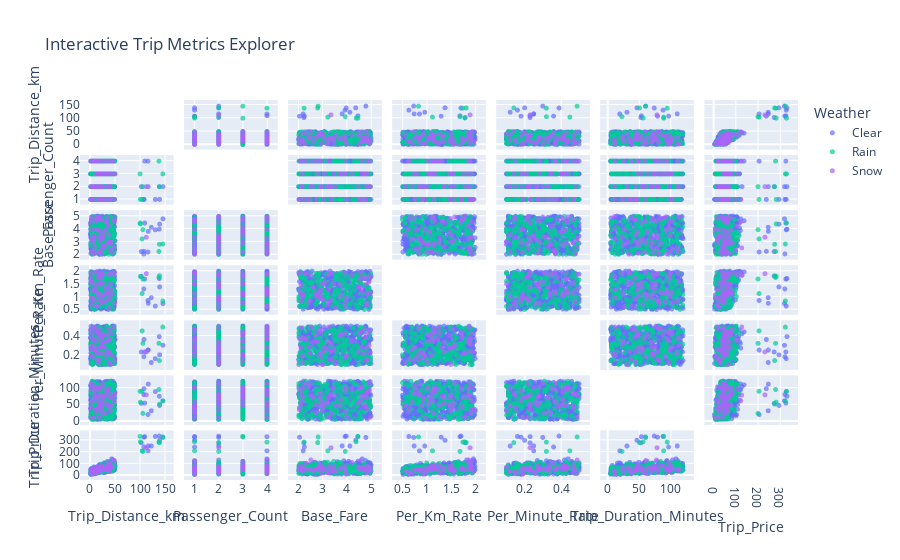

This figure's notebook cell:
### Code cell
import plotly.express as px

fig = px.scatter_matrix(
    df1,
    dimensions=num_cols,
    color='Weather',           # Color by weather condition
    title="Interactive Trip Metrics Explorer",
    hover_data=['Day_of_Week'] # Add extra info on hover
)
fig.update_traces(
    diagonal_visible=False,    # Hide diagonal plots
    marker={'size': 5, 'opacity': 0.7}
)
fig.show()
fig.write_html("interactive_pairplot.html")
#Explore outliers by hovering (e.g., high-price trips).
#Toggle categories (rain vs. sunny days).

### Figure 1 — Plotly figure (JSON) as saved in the notebook; plotly's stock layout.template omitted (floating-point values rounded to 4 significant figures; data arrays with more than 128 entries replaced by an {"elided": "..."} marker saying what was removed)
{"data": [{"customdata": {"elided": "667x1 str values"}, "diagonal": {"visible": false}, "dimensions": [{"axis": {"matches": true}, "label": "Trip_Distance_km", "values": {"elided": "667 float values"}}, {"axis": {"matches": true}, "label": "Passenger_Count", "values": {"elided": "667 int values"}}, {"axis": {"matches": true}, "label": "Base_Fare", "values": {"elided": "667 float values"}}, {"axis": {"matches": true}, "label": "Per_Km_Rate", "values": {"elided": "667 float values"}}, {"axis": {"matches": true}, "label": "Per_Minute_Rate", "values": {"elided": "667 float values"}}, {"axis": {"matches": true}, "label": "Trip_Duration_Minutes", "values": {"elided": "667 float values"}}, {"axis": {"matches": true}, "label": "Trip_Price", "values": {"elided": "667 float values"}}], "hovertemplate": "Weather=Clear<br>%{xaxis.title.text}=%{x}<br>%{yaxis.title.text}=%{y}<br>Day_of_Week=%{customdata[0]}<extra></extra>", "legendgroup": "Clear", "marker": {"color": "#636efa", "opacity": 0.7, "size": 5, "symbol": "circle"}, "name": "Clear", "showlegend": true, "type": "splom"}, {"customdata": {"elided": "227x1 str values"}, "diagonal": {"visible": false}, "dimensions": [{"axis": {"matches": true}, "label": "Trip_Distance_km", "values": {"elided": "227 float values"}}, {"axis": {"matches": true}, "label": "Passenger_Count", "values": {"elided": "227 int values"}}, {"axis": {"matches": true}, "label": "Base_Fare", "values": {"elided": "227 float values"}}, {"axis": {"matches": true}, "label": "Per_Km_Rate", "values": {"elided": "227 float values"}}, {"axis": {"matches": true}, "label": "Per_Minute_Rate", "values": {"elided": "227 float values"}}, {"axis": {"matches": true}, "label": "Trip_Duration_Minutes", "values": {"elided": "227 float values"}}, {"axis": {"matches": true}, "label": "Trip_Price", "values": {"elided": "227 float values"}}], "hovertemplate": "Weather=Rain<br>%{xaxis.title.text}=%{x}<br>%{yaxis.title.text}=%{y}<br>Day_of_Week=%{customdata[0]}<extra></extra>", "legendgroup": "Rain", "marker": {"color": "#00cc96", "opacity": 0.7, "size": 5, "symbol": "circle"}, "name": "Rain", "showlegend": true, "type": "splom"}, {"customdata": [["Weekday"], ["Weekend"], ["Weekday"], ["Weekday"], ["Weekend"], ["Weekday"], ["Weekday"], ["Weekday"], ["Weekend"], ["Weekday"], ["Weekday"], ["Weekday"], ["Weekday"], ["Weekday"], ["Weekend"], ["Weekday"], ["Weekday"], ["Weekday"], ["Weekday"], ["Weekend"], ["Weekday"], ["Weekday"], ["Weekday"], ["Weekday"], ["Weekday"], ["Weekday"], ["Weekday"], ["Weekday"], ["Weekend"], ["Weekend"], ["Weekday"], ["Weekend"], ["Weekend"], ["Weekday"], ["Weekday"], ["Weekday"], ["Weekday"], ["Weekend"], ["Weekday"], ["Weekday"], ["Weekday"], ["Weekday"], ["Weekday"], ["Weekday"], ["Weekday"], ["Weekday"], ["Weekday"], ["Weekend"], ["Weekday"], [null], ["Weekend"], ["Weekend"], ["Weekend"], ["Weekday"], ["Weekend"], ["Weekend"]], "diagonal": {"visible": false}, "dimensions": [{"axis": {"matches": true}, "label": "Trip_Distance_km", "values": [16.94, 18.56, 16.93, 112.8, 16.84, 12.85, 39.21, 37.58, 19.14, 5.76, 49.51, 37.3, 2.83, 16.82, 25.09, 24.2, 25.65, 20.07, 39.79, 31.29, 15, 11.96, 31.84, 23.33, 48.53, 13.12, 43.26, 34.83, 2.93, 6.25, 8.49, 3.54, 4.11, 23.67, 47.05, 2.64, 35, 29.59, null, 20.55, 20.51, 25.42, 8.28, 37.75, 24.13, 28.42, 12.67, 2.3, 9.89, 41.05, 44.83, 14.17, null, 9.15, 37.16, 25.28]}, {"axis": {"matches": true}, "label": "Passenger_Count", "values": [3, 1, 4, 2, 2, 4, 2, 4, 2, 2, 3, 3, 1, 4, 2, 1, 2, 2, 1, 1, 3, 2, 3, 1, 1, 3, 4, 3, 2, 4, null, 2, 4, 1, 4, 1, 2, 4, 3, 3, 3, 4, 4, 2, 1, 3, 1, 1, 2, 2, 3, 4, 1, 2, 1, 3]}, {"axis": {"matches": true}, "label": "Base_Fare", "values": [3.92, 4.74, 2.17, 3.35, 2.17, 3.94, 2.88, 2.91, 4.97, 2.93, 4.81, 4.21, 3.99, 4.94, 3.25, 2.43, 2.49, 3.34, 2.33, 2.74, 4.72, 4.81, 3.94, 2.04, 4.57, 4.62, 2.92, 4.83, 4.93, 2.05, 3.47, 3.21, 2.27, 4.76, 2.52, 4.53, 4.48, 4.6, 2.81, 3.73, 3.08, 2.73, 3.25, 3.55, 3.37, 3.75, null, null, 2.61, 2.99, 2.17, 4.84, 2.1, 2.12, 3.04, 3.47]}, {"axis": {"matches": true}, "label": "Per_Km_Rate", "values": [1.93, null, 1.12, 1.9, 1.01, 0.61, 0.94, 1.16, 1.79, 0.93, 0.74, 1.86, 0.96, 1.14, 1.87, 0.75, 0.84, 0.85, 1.9, 1.14, 1.76, 1.49, 0.79, 1.92, 1.94, 1.17, 1.26, 1.12, 1.58, 1.23, null, 0.7, 1.9, 1.73, 1.87, 1.71, 1.36, 1.32, 1.04, 1.48, 1.55, 1.03, 1.27, 0.56, 1.92, 1.06, 1.96, 1.54, 1.36, 1.5, 1.09, 0.65, 1.47, 0.84, 0.89, 1.52]}, {"axis": {"matches": true}, "label": "Per_Minute_Rate", "values": [0.42, 0.47, 0.37, 0.23, 0.12, null, 0.21, 0.47, 0.22, 0.18, 0.14, 0.35, 0.19, 0.44, 0.33, 0.28, 0.22, 0.15, 0.36, 0.34, 0.21, 0.27, 0.18, null, null, 0.44, 0.43, 0.41, 0.3, 0.37, 0.25, 0.26, 0.37, 0.38, 0.49, 0.43, 0.23, 0.28, 0.34, 0.4, 0.28, 0.41, 0.49, 0.12, 0.31, 0.41, 0.23, 0.47, 0.33, 0.1, 0.19, 0.15, 0.27, 0.48, 0.23, null]}, {"axis": {"matches": true}, "label": "Trip_Duration_Minutes", "values": [100.2, 44.62, 59.09, 78.63, 98.03, 26.63, 70.94, 84.52, 11.2, 61.57, 82.21, 97.47, 11.65, 93.3, 70.95, 103.2, 110.8, 78.37, null, 24.7, 73.07, 70.7, 91.81, 34, 60.77, 102.3, 47.55, 87.5, 113.5, 94.31, 99.35, 55.94, 112.3, 43.49, 77.86, 98.23, 53.07, 75.26, null, 47.54, 54.3, 49.45, 11.7, 44.99, 23.71, 63.09, 35.59, 38.81, 69.39, 31.71, 72.04, 37.82, 48.69, 81.26, 44.3, 76.73]}, {"axis": {"matches": true}, "label": "Trip_Price", "values": [78.72, 45.39, 42.99, 233.0, 30.94, 23.5, 54.63, 86.23, 41.69, 19.37, null, 107.7, 8.92, 65.17, 73.58, 49.47, 48.41, 32.16, 101.6, 46.81, 46.46, 41.72, 45.62, 59.07, 124.2, 64.98, 77.87, 79.71, 43.6, 44.63, 33.23, 20.23, 51.62, 62.24, 128.7, 51.28, 64.29, 64.73, 66.86, 53.16, 50.07, 49.19, 19.5, 30.09, 57.05, 59.74, 37.25, 26.43, 38.96, 67.74, 64.72, 19.72, 76.49, 48.81, 46.3, 73.35]}], "hovertemplate": "Weather=Snow<br>%{xaxis.title.text}=%{x}<br>%{yaxis.title.text}=%{y}<br>Day_of_Week=%{customdata[0]}<extra></extra>", "legendgroup": "Snow", "marker": {"color": "#ab63fa", "opacity": 0.7, "size": 5, "symbol": "circle"}, "name": "Snow", "showlegend": true, "type": "splom"}], "layout": {"dragmode": "select", "legend": {"title": {"text": "Weather"}, "tracegroupgap": 0}, "title": {"text": "Interactive Trip Metrics Explorer"}}}
